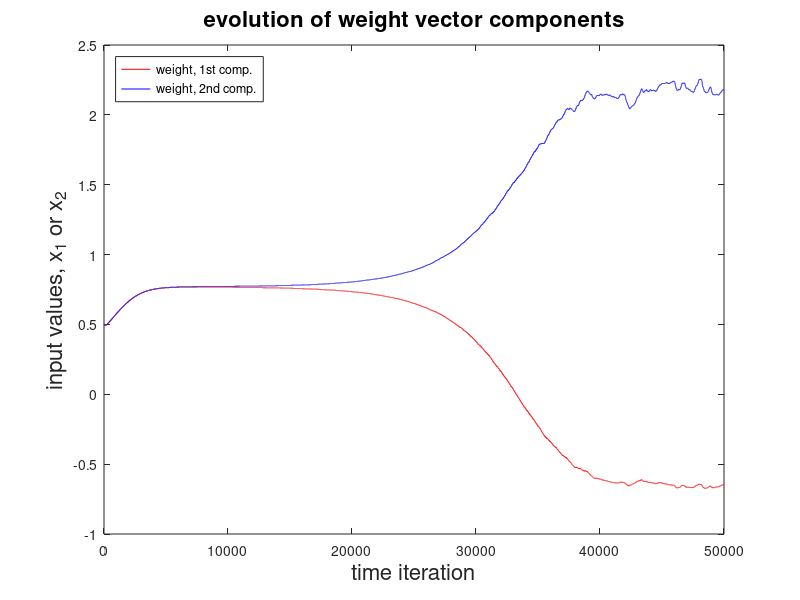

Recreate this plot in MATLAB. (Note: this script raises an error after producing the figure.)
% BCM rule for 2 lin ind inputs with equal probability

K = [[1; .3],[.3; 1]];
p1 = .5;
p2 = 1 - p1;
P = [p1; p2];

T = 50000;
tau = 100;
eta = .001;
dim = 2;
patN = 2;
theta = ones(dim, T);
w = .5*ones(dim, T);
y = zeros(1,T);
xSeq = randsample(1:patN, T, 'true', P);
x = zeros(dim, T);

for i = 1:T
    x(:,i) = K(:, xSeq(i));
end


y(1) = x(:,1)' * w(:,1);

for t = 2:T
    
    dtheta = 1/tau*(y(t-1).^2 - theta(t-1));
    dw = eta * x(:,t-1) * (y(t-1) * (y(t-1) - theta(t-1)));
    theta(t) = theta(t-1) + dtheta;
    w(:,t) = w(:,t-1) + dw;
    y(t) = x(:,t)' * w(:,t);
    
end

figure(1)
plot( w(1,:), 'r')
hold on
plot(w(2,:), 'b')
xlabel('time iteration', 'FontSize', 16)
ylabel('input values, x_1 or x_2','FontSize', 16 )
title('evolution of weight vector components','FontSize', 16)
legend('weight, 1st comp.', 'weight, 2nd comp.', 'Location','northWest')

figure(2)
plotv(K, 'k')
hold on
plotv(w(:,T),'g')
xlabel('value of 1st dimension ','FontSize', 16)
ylabel('value of 2nd dimension','FontSize', 16)
title('input pattern and weight vectors','FontSize', 16)
legend('input patterns', 'weights')



    
    
